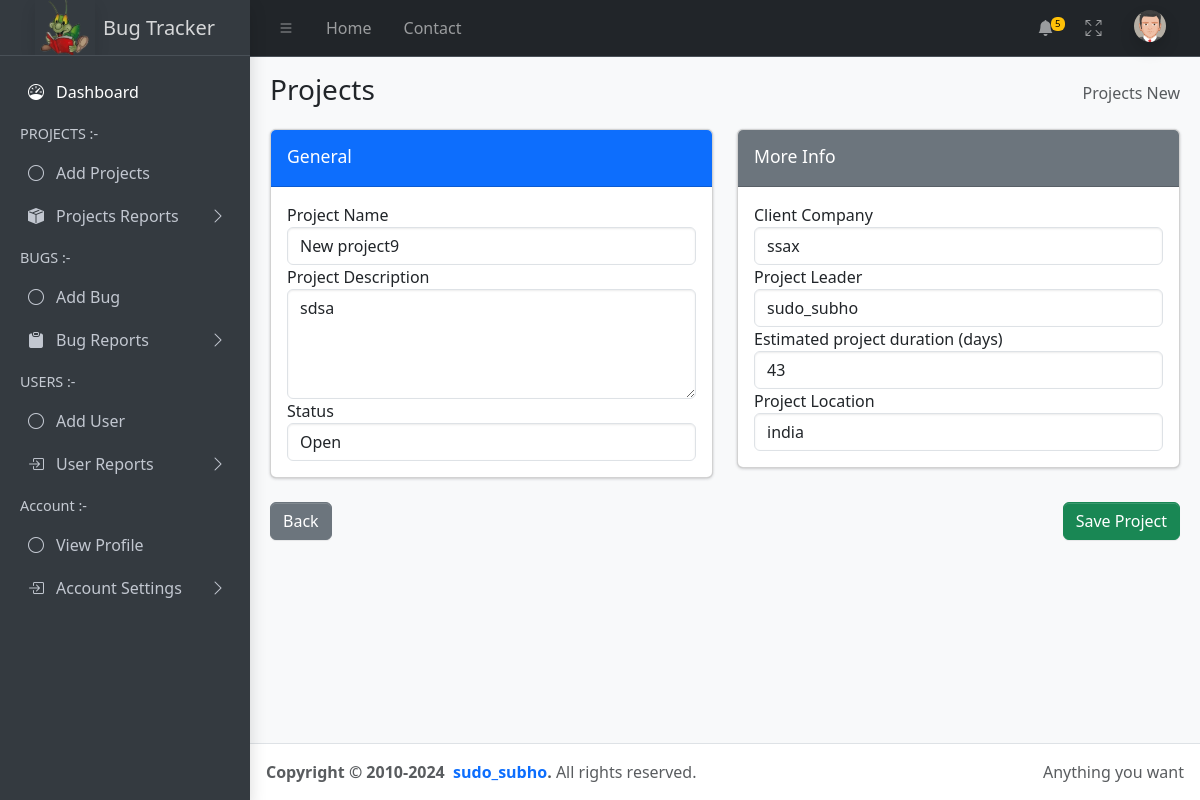
Page /project/8/edit/ (signed in) on the committed database.
### core/models.py (models this page shows, shortened)
class UserProfile(models.Model):
    ROLE_CHOICES = (
        ('Admin', 'Admin'),
        ('Developer', 'Developer'),
        ('Tester', 'Tester'),
    )
    id = models.IntegerField(primary_key=True)
    user = models.OneToOneField(User, on_delete=models.CASCADE, unique=True)
    email = models.EmailField()
    full_name = models.CharField(max_length=100)
    userrole = models.CharField(max_length=20, choices=ROLE_CHOICES)
    address = models.CharField(max_length=100, default="Internet")
    mobile = models.IntegerField(default="0")
    profile_pic = models.ImageField(upload_to='profile_pics/', default='profile_pics/default2.png')

class Project(models.Model):
    STATUS_CHOICES = [
        ('open', 'Open'),
        ('closed', 'Closed'),
    ]
    id = models.IntegerField(primary_key=True)
    project_name = models.CharField(max_length=255)
    project_description = models.TextField()
    status = models.CharField(max_length=6, choices=STATUS_CHOICES, default='Open')
    client_company = models.CharField(max_length=255)
    project_leader = models.ForeignKey(
        UserProfile,
        limit_choices_to={'userrole': 'Developer'},
        on_delete=models.SET_NULL,
        null=True,
        blank=True
    )
    estimated_project_duration = models.PositiveIntegerField(help_text="Enter the estimated duration in days")
    project_location = models.CharField(max_length=50, default="Unknown")
    creation_date = models.DateTimeField(auto_now_add=True)

### core/views.py (the view, shortened to what this page needs)
# urls.py: path('project/<int:project_id>/edit/', views.edit_project, name='edit_project'),
def edit_project(request, project_id):
    if not request.user.is_authenticated:
        return redirect('login')
    notifications = Notification.objects.filter(user=request.user).order_by('-created_at')[:5]
    project = get_object_or_404(Project, pk=project_id)
    if not request.user.is_superuser and project.project_leader.user != request.user:
        return redirect('dashboard')
    devs = User.objects.filter(userprofile__userrole='Developer').select_related('userprofile')
    context = {
        'project': project,
        'devs': devs,
        'notifications':notifications,
    }
    return render(request, 'edit_project.html', context)

### templates/edit_project.html (shortened to what this page needs)
<!DOCTYPE html>
{% load static %}
<html lang="en">
<head>
    <link rel="stylesheet" href="https://cdn.jsdelivr.net/npm/@fontsource/source-sans-3@5.0.12/index.css"
>
    <link rel="stylesheet" href="https://cdn.jsdelivr.net/npm/overlayscrollbars@2.3.0/styles/overlayscrollbars.min.css"
>
    <link rel="stylesheet" href="https://cdn.jsdelivr.net/npm/bootstrap-icons@1.11.0/font/bootstrap-icons.min.css"
>
    <link rel="stylesheet" href="{% static '/dist/css/adminlte.css' %}">
    <link rel="stylesheet" href="https://cdn.jsdelivr.net/npm/apexcharts@3.37.1/dist/apexcharts.css"
>
    <link rel="stylesheet" href="https://cdn.jsdelivr.net/npm/jsvectormap@1.5.3/dist/css/jsvectormap.min.css"
>
</head>
<body class="layout-fixed sidebar-expand-lg bg-body-tertiary">
    <div class="app-wrapper">
        <nav class="app-header navbar navbar-expand bg-body" data-bs-theme="dark">
            <div class="container-fluid">
                <ul class="navbar-nav">
                    <li class="nav-item"> <a class="nav-link" data-lte-toggle="sidebar" href="#" role="button"> <i class="bi bi-list"></i> </a> </li>
                    <li class="nav-item d-none d-md-block"> <a href="{% url 'dashboard' %}" class="nav-link">Home</a> </li>
                    <li class="nav-item d-none d-md-block"> <a href="{% url 'contact' %}" class="nav-link">Contact</a> </li>
                </ul>
                <ul class="navbar-nav ms-auto">
                    <li class="nav-item dropdown"> <a class="nav-link" data-bs-toggle="dropdown" href="#"> <i class="bi bi-bell-fill"></i> <span class="navbar-badge badge text-bg-warning">5</span> </a>
                    </li>
                    <li class="nav-item"> <a class="nav-link" href="#" data-lte-toggle="fullscreen"> <i data-lte-icon="maximize" class="bi bi-arrows-fullscreen"></i> </a> </li>
                    <li class="nav-item dropdown user-menu"> <a href="#" class="nav-link dropdown-toggle" data-bs-toggle="dropdown"> <img src="{{ request.user.userprofile.profile_pic.url }}" class="user-image rounded-circle shadow" alt="User Image">  </a>
                    </li>
                </ul>
            </div>
        </nav>
        <aside class="app-sidebar bg-body-secondary shadow" data-bs-theme="dark">
            <div class="sidebar-brand"> <a href="{% url 'dashboard' %}" class="brand-link"> <img src="{% static 'dist/assets/img/happy-green-bug-01-reading-book1.png' %}" style="max-height: 60px;" alt="AdminLTE Logo" class="brand-image opacity-75 shadow"> <span class="brand-text fw-light">Bug Tracker</span> </a> </div>
            <div class="sidebar-wrapper">
                <nav class="mt-2">
                    <ul class="nav sidebar-menu flex-column" data-lte-toggle="treeview" role="menu" data-accordion="false">
                        <li class="nav-item menu-open"> <a href="{% url 'dashboard' %}" class="nav-link active"> <i class="nav-icon bi bi-speedometer"></i>
                                <p>
                                    Dashboard
                                </p>
                            </a>
                        </li>
                        <li class="nav-header">PROJECTS :-</li>
                        {% if request.user.userprofile.userrole == "Developer" or request.user.is_superuser %}
                        <li class="nav-item"> <a href="{% url 'add_project' %}" class="nav-link"> <i class="nav-icon bi bi-circle"></i>
                            <p>Add Projects</p>
                        </a> </li>
                        {% endif %}
                        <li class="nav-item"> <a href="#" class="nav-link"> <i class="nav-icon bi bi-box-seam-fill"></i>
                                <p>
                                    Projects Reports
                                </p>
                            </a>
                        </li>
                        <li class="nav-header">BUGS :-</li>
                        {% if request.user.userprofile.userrole == "Tester" or request.user.is_superuser %}
                        <li class="nav-item"> <a href="{% url 'add_bug' %}" class="nav-link"> <i class="nav-icon bi bi-circle"></i>
                            <p>Add Bug</p>
                        </a> </li>
                        {% endif %}
                        <li class="nav-item"> <a href="#" class="nav-link"> <i class="nav-icon bi bi-clipboard-fill"></i>
                                <p>
                                    Bug Reports
                                </p>
                            </a>
                        </li>
                        <li class="nav-header">USERS :-</li>
                        {% if request.user.is_superuser %}
                        <li class="nav-item"> <a href="{% url 'register' %}" class="nav-link"> <i class="nav-icon bi bi-circle"></i>
                            <p>Add User</p>
                        </a> </li>
                        {% endif %}
                        <li class="nav-item"> <a href="#" class="nav-link"> <i class="nav-icon bi bi-box-arrow-in-right"></i>
                                <p>
                                    User Reports
                                </p>
                            </a>
                        </li>
                        <li class="nav-header">Account :-</li>
                        <li class="nav-item"> <a href="/profile/{{request.user.userprofile.id}}" class="nav-link"> <i class="nav-icon bi bi-circle"></i>
                            <p>View Profile</p>
                        </a> </li>
                        <li class="nav-item"> <a href="#" class="nav-link"> <i class="nav-icon bi bi-box-arrow-in-right"></i>
                                <p>
                                    Account Settings
                                </p>
                            </a>
                        </li>
                </nav>
            </div>
        </aside>
        <main class="app-main">
            <div class="app-content-header">
                <div class="container-fluid">
                    <div class="row">
                        <div class="col-sm-6">
                            <h3 class="mb-0">Projects</h3>
                        </div>
                        <div class="col-sm-6">
                            <ol class="breadcrumb float-sm-end">
                                <li class="breadcrumb-item active" aria-current="page">
                                    Projects New
                                </li>
                            </ol>
                        </div>
                    </div>
                </div>
            </div>
        <form method="post">
            <div class="app-content">
                <div class="container-fluid">
                    <div class="row">
                        <div class="col-md-6">
                            <div class="card card-primary">
                                <div class="card-header">
                                    <h3 class="card-title">General</h3>
                                    <div class="card-tools">
                                        <button type="button" class="btn btn-tool" data-card-widget="collapse"
                                            title="Collapse">
                                        </button>
                                    </div>
                                </div>
                                <div class="card-body">
                                    <div class="form-group">
                                        <label for="inputName">Project Name</label>
                                        <input type="text" id="inputName" name="project_name" class="form-control" value="{{ project.project_name }}" required>
                                    </div>
                                    <div class="form-group">
                                        <label for="inputDescription">Project Description</label>
                                        <textarea id="inputDescription" name="project_description" class="form-control" rows="4" required>{{ project.project_description }}</textarea>
                                    </div>
                                    <div class="form-group">
                                        <label for="inputStatus">Status</label>
                                        <select id="status" name="status" class="form-control custom-select" required>
                                            <option value="open" {% if project.status == 'open' %}selected{% endif %}>Open</option>
                                        </select>
                                    </div>
                                </div>
                            </div>
                        </div>
                        <div class="col-md-6">
                            <div class="card card-secondary">
                                <div class="card-header">
                                    <h3 class="card-title">More Info</h3>
                                    <div class="card-tools">
                                        <button type="button" class="btn btn-tool" data-card-widget="collapse"
                                            title="Collapse">
                                        </button>
                                    </div>
                                </div>
                                <div class="card-body">
                                    <div class="form-group">
                                        <label for="inputClientCompany">Client Company</label>
                                        <input type="text" id="inputClientCompany" name="client_company" class="form-control" value="{{ project.client_company }}" required>
                                    </div>
                                    <div class="form-group">
                                        <label for="inputStatus">Project Leader</label>
                                        <select class="form-control" id="project_leader" name="project_leader" required>
                                            {% for dev in devs %}
                                                <option value="{{ dev.username }}" {% if project.project_leader and project.project_leader.user.username == dev.username %}selected{% endif %}>
                                                    {{ dev.username }}
                                                </option>
                                            {% endfor %}
                                        </select>
                                    </div>
                                    <div class="form-group">
                                        <label for="inputEstimatedDuration">Estimated project duration (days)</label>
                                        <input type="number" id="inputEstimatedDuration" name="estimated_project_duration" class="form-control" value="{{ project.estimated_project_duration }}" required>
                                    </div>
                                    <div class="form-group">
                                        <label for="inputEstimatedDuration">Project Location</label>
                                        <input type="text" id="inputEstimatedDuration" name="project_location" class="form-control" value="{{ project.project_location }}" required>
                                    </div>
                                </div>
                            </div>
                        </div>
                    </div>
                    <br>
                    <div class="row">
                        <div class="col-12">
                            <button class="btn btn-secondary" onclick="goBack()">Back</button>
                            <input type="submit" value="Save Project" class="btn btn-success float-right" style="float: right;">
                        </div>
                    </div>
                </div>
            </div>
        </form>
        </main>
        <footer class="app-footer">
            <div class="float-end d-none d-sm-inline">Anything you want</div>
             <strong>
                Copyright &copy; 2010-2024&nbsp;
                <a href="https://github.com/sudo-subho" class="text-decoration-none">sudo_subho</a>.
            </strong>
            All rights reserved.
        </footer>
    </div>
</body>
</html>

### templates/edit_project.html (style rules this page uses)
html { -ms-overflow-style: none; scrollbar-width: none; }

### rows in the picture
Project: project_name "New project9", project_description "sdsa", status "Open", client_company "ssax", project_leader "sudo_subho", estimated_project_duration "43", project_location "india"
